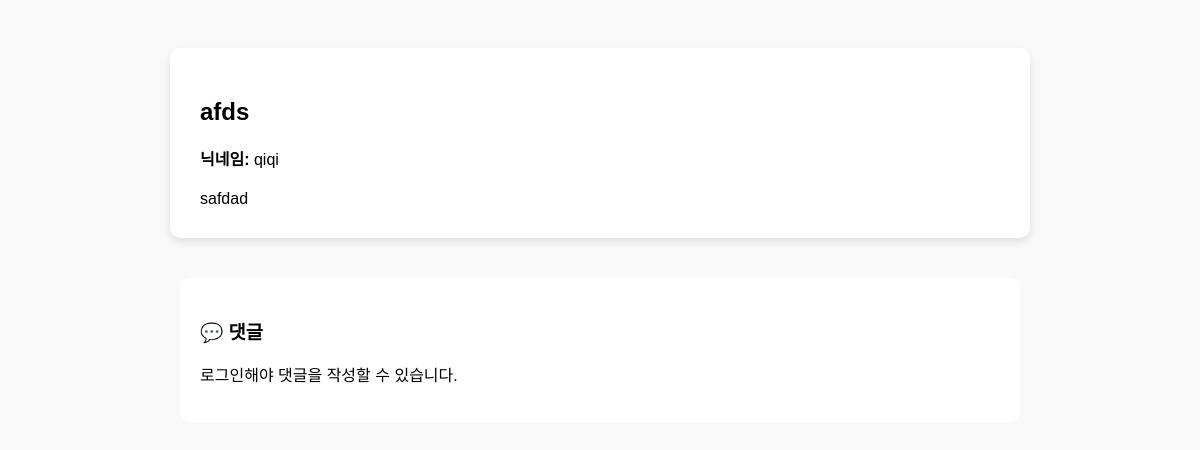
The page /post/3 on the database as committed earlier.
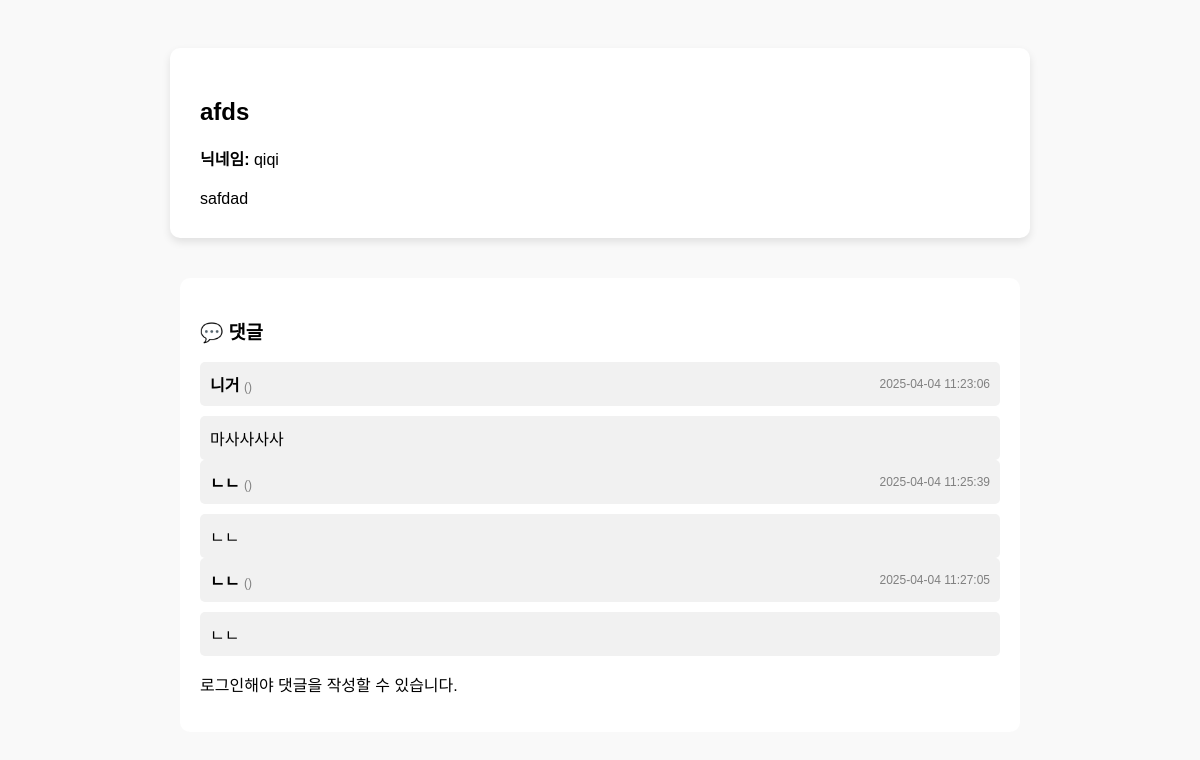
The same page on the database as committed later.
### tables this page shows
CREATE TABLE comments (
    id INTEGER PRIMARY KEY AUTOINCREMENT,
    post_id INTEGER NOT NULL,
    content TEXT NOT NULL,
    nickname TEXT NOT NULL,
    created_at TIMESTAMP DEFAULT CURRENT_TIMESTAMP,
    FOREIGN KEY (post_id) REFERENCES posts(id)
);

### app.py (the view, shortened to what this page needs)
@app.route("/post/<int:post_id>", methods=["GET", "POST"])
def view_post(post_id):
    conn = get_db_connection()
    post = conn.execute("SELECT * FROM posts WHERE id = ?", (post_id,)).fetchone()
    comments = conn.execute("SELECT * FROM comments WHERE post_id = ?", (post_id,)).fetchall()
    conn.commit()
    conn.close()
    return render_template("post.html", post=post, comments=comments, email=session.get("email"))

### app.py (called while the page is built)
def get_db_connection():
    conn = sqlite3.connect("users.db")
    conn.row_factory = sqlite3.Row
    return conn

### templates/post.html (shortened to what this page needs)
<!DOCTYPE html>
<html lang="ko">
<head>
</head>
<body>
  <div class="post-container">
    <h2>{{ post.title }}</h2>
    <p><strong>닉네임:</strong> {{ post.nickname }}</p>
    <div class="post-content">{{ post.content | safe }}</div>
  </div>
  <div class="comment-box">
    <h3>💬 댓글</h3>
{% for comment in comments %}
    <div class="comment" style="display: flex; justify-content: space-between; align-items: center; margin-bottom: 10px;">
        <div>
            <strong>{{ comment.nickname }}</strong>
            <span style="font-size: 12px; color: gray;">({{ comment.email }})</span>
        </div>
        <span style="font-size: 12px; color: gray; white-space: nowrap;">{{ comment.created_at }}</span>
    </div>
    <div style="background-color: #f1f1f1; border-radius: 5px; padding: 10px;">
        {{ comment.content | safe }}
    </div>
{% endfor %}
    {% if email %}
    <form method="POST">
        <input type="text" name="nickname" placeholder="닉네임" required style="width:100%; margin-bottom:10px;">
        <button type="button" onclick="openDcconSelector()">🧸 일반콘</button>
        <textarea name="comment" id="comment-box" rows="3" style="width:100%;" placeholder="댓글을 입력하세요" required></textarea><br>
        <button type="submit">댓글 작성</button>
      </form>
      <div id="dccon-selector" style="display:none; margin-top:10px;"></div>
    {% else %}
      <p>로그인해야 댓글을 작성할 수 있습니다.</p>
    {% endif %}
  </div>
</body>
</html>

Rows that differ between the two databases and show on the page:
added comments: nickname "니거", created_at "2025-04-04 11:23:06", content "마사사사사"
added comments: nickname "ㄴㄴ", created_at "2025-04-04 11:25:39", content "ㄴㄴ"
added comments: nickname "ㄴㄴ", created_at "2025-04-04 11:27:05", content "ㄴㄴ"
